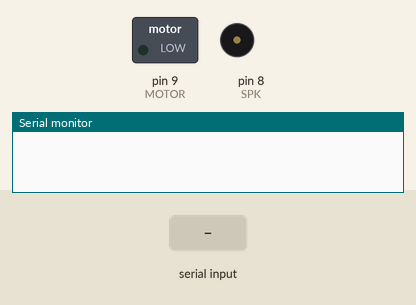
Simulated run of this sketch. Board: Arduino Uno, built with avr-gcc and run on an emulated ATmega328P. Shown: switched loads named in the sketch (green lamp = pin HIGH), buzzer (waves = sounding), the last lines printed to the serial monitor. The inputs (shaded band) are chosen by the test bench.

Above: at 1.2 s.
1.3 s: "0" received over the second serial link
At 1.7 s:
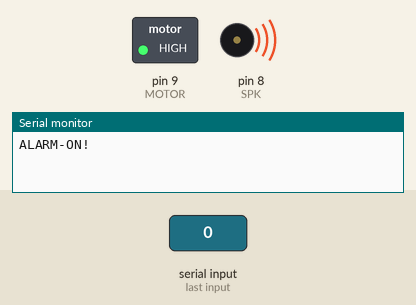
2.8 s: "1" received over the second serial link
At 4.1 s:
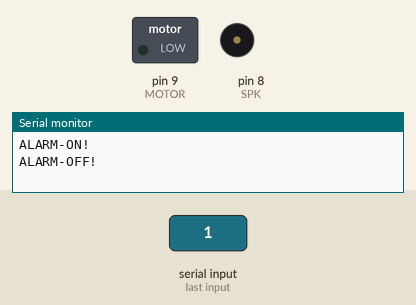
Timing chart, 0 to 5.8 s (numbered marks = the images above; inputs shaded):
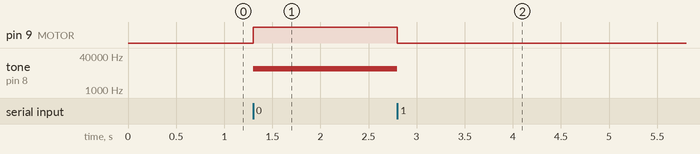

The sketch:

finalB.ino
```cpp
//Arduino2
#include <SoftwareSerial.h>

SoftwareSerial BTSerial(2, 3);
#define SPK 8
#define MOTOR 9
int data;

void setup() {
  Serial.begin(9600);

  pinMode(SPK, OUTPUT);
  pinMode(MOTOR, OUTPUT);

  BTSerial.begin(9600);
}

void loop() {
data = BTSerial.read(); // 블루투스로 전송된 데이터 읽기
    if (data == '0') { // 알람이 켜지면
      tone(SPK, 10000);
      digitalWrite(MOTOR,HIGH);
      Serial.println("ALARM-ON!");
    }
    else if (data == '1') { // 알람 꺼진 상태
      noTone(SPK);
      digitalWrite(MOTOR,LOW);
      Serial.println("ALARM-OFF!");
    }
}
```

Measured:
- after the input at 1.3 s, pin 9 (MOTOR): LOW → HIGH at once; tone on pin 8 (SPK): silent → 10000 Hz at once
- after the input at 2.8 s, pin 9 (MOTOR): HIGH → LOW at once; tone on pin 8 (SPK): 10000 Hz → silent at once
